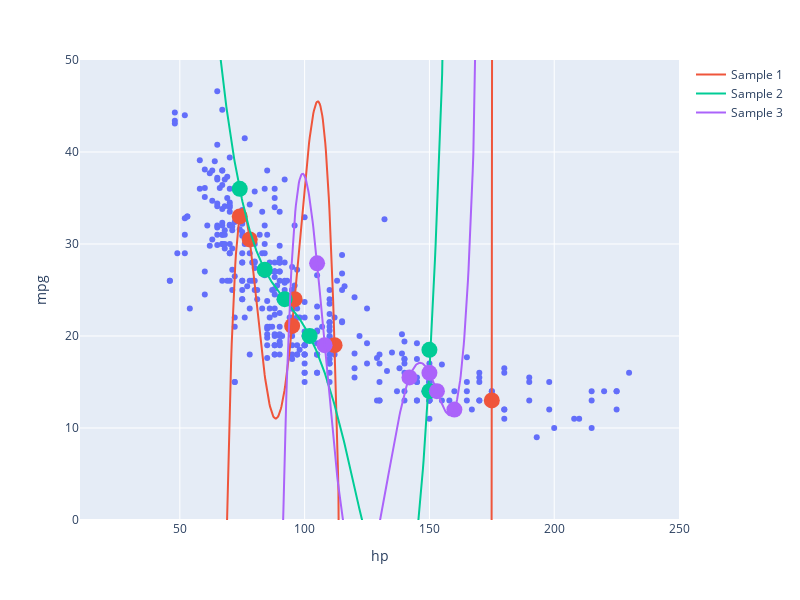

This figure's notebook cell:
### Markdown cell above
Visualizing differently:

### Code cell
np.random.seed(16)

fig = px.scatter(vehicles, x="hp", y="mpg", width=800, height=600)

for i in range(0, 3):
    sample = vehicles.sample(6).sort_values("hp")
    
    polynomial_model = Pipeline([
                ('polynomial_transformation', PolynomialFeatures(5)),
                ('linear_regression', LinearRegression())    
            ])

    polynomial_model.fit(sample[["hp"]], sample["mpg"])
    
    name = f"Sample {i+1}"
    fig.add_trace(go.Scatter(x=sample["hp"], y=sample["mpg"], 
        name=name, legendgroup=name, mode="markers", showlegend=False,
        marker_size=16,
        marker_color=px.colors.qualitative.Plotly[i+1]))
    xs = np.linspace(10, 250, 1000)
    fig.add_trace(go.Scatter(x=xs, 
        y=polynomial_model.predict(xs[:, np.newaxis]),
        name=name, legendgroup=name, mode="lines",
        line_color=px.colors.qualitative.Plotly[i+1]))

fig.update_yaxes(range=[0, 50])

### Figure 1 — Plotly figure (JSON) as saved in the notebook; plotly's stock layout.template omitted (floating-point values rounded to 4 significant figures; data arrays with more than 128 entries replaced by an {"elided": "..."} marker saying what was removed)
{"data": [{"hovertemplate": "hp=%{x}<br>mpg=%{y}<extra></extra>", "legendgroup": "", "marker": {"color": "#636efa", "symbol": "circle"}, "mode": "markers", "name": "", "orientation": "v", "showlegend": false, "type": "scatter", "x": {"elided": "392 int values"}, "xaxis": "x", "y": {"elided": "392 float values"}, "yaxis": "y"}, {"legendgroup": "Sample 1", "marker": {"color": "#EF553B", "size": 16}, "mode": "markers", "name": "Sample 1", "showlegend": false, "type": "scatter", "x": [74, 78, 95, 96, 112, 175], "y": [33, 30.5, 21.1, 24, 19, 13]}, {"legendgroup": "Sample 1", "line": {"color": "#EF553B"}, "mode": "lines", "name": "Sample 1", "type": "scatter", "x": {"elided": "1000 float values"}, "y": {"elided": "1000 float values"}}, {"legendgroup": "Sample 2", "marker": {"color": "#00CC96", "size": 16}, "mode": "markers", "name": "Sample 2", "showlegend": false, "type": "scatter", "x": [74, 84, 92, 102, 150, 150], "y": [36, 27.2, 24, 20, 18.5, 14]}, {"legendgroup": "Sample 2", "line": {"color": "#00CC96"}, "mode": "lines", "name": "Sample 2", "type": "scatter", "x": {"elided": "1000 float values"}, "y": {"elided": "1000 float values"}}, {"legendgroup": "Sample 3", "marker": {"color": "#AB63FA", "size": 16}, "mode": "markers", "name": "Sample 3", "showlegend": false, "type": "scatter", "x": [105, 108, 142, 150, 153, 160], "y": [27.9, 19, 15.5, 16, 14, 12]}, {"legendgroup": "Sample 3", "line": {"color": "#AB63FA"}, "mode": "lines", "name": "Sample 3", "type": "scatter", "x": {"elided": "1000 float values"}, "y": {"elided": "1000 float values"}}], "layout": {"height": 600, "legend": {"tracegroupgap": 0}, "margin": {"t": 60}, "width": 800, "xaxis": {"anchor": "y", "autorange": true, "domain": [0, 1], "range": [10, 250], "title": {"text": "hp"}, "type": "linear"}, "yaxis": {"anchor": "x", "domain": [0, 1], "range": [0, 50], "title": {"text": "mpg"}, "type": "linear"}}}
